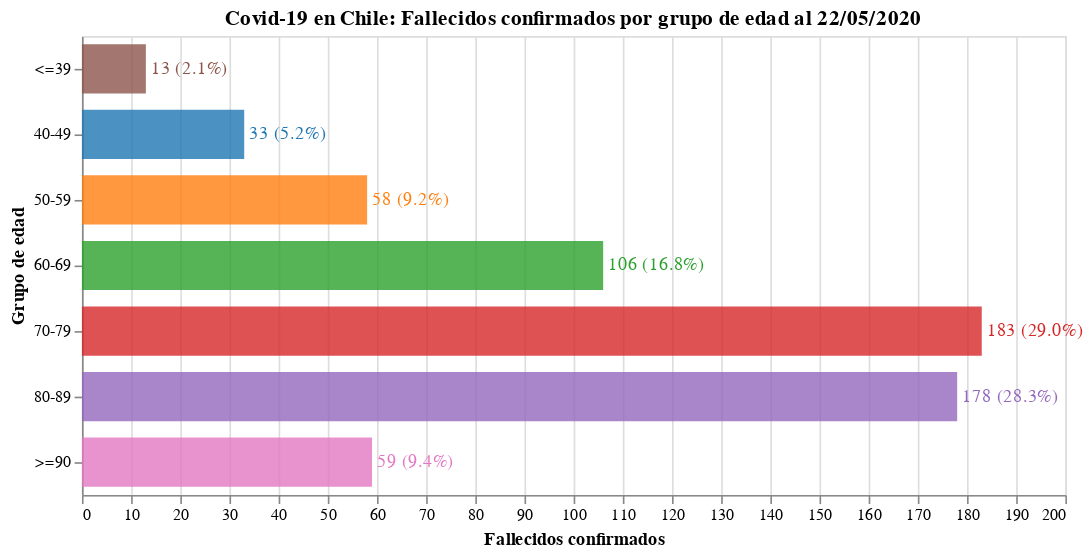

Source (notebook cell):
### Code cell
#hide_input
bars = alt.Chart(deaths.reset_index()).mark_bar(opacity=0.8, size=30).encode(
    x = alt.X('Fallecidos confirmados'),
    y = alt.Y('Grupo de edad', sort=grupo_de_edad),
    tooltip = ['Grupo de edad', 'Fallecidos confirmados', 'Porcentaje'],
    color = alt.Color('Grupo de edad', scale=alt.Scale(scheme='category10'), legend=None),
    order = alt.Order('index:O')
)

text = bars.mark_text(
    align='left',
    baseline='middle',
    dx=3  # Nudges text to right so it doesn't appear on top of the bar
).encode(
    text=alt.Text('Texto')
)

bars.properties(
    title = f"Covid-19 en Chile: Fallecidos confirmados por grupo de edad al {pd.to_datetime(today).strftime('%d/%m/%Y')}",
    width = 600,
    height = alt.Step(40)
) + text

### Figure 1 — Vega-Lite specification as saved in the notebook (floating-point values rounded to 4 significant figures)
{"config": {"view": {"continuousWidth": 400, "continuousHeight": 300}}, "layer": [{"mark": {"type": "bar", "opacity": 0.8, "size": 30}, "encoding": {"color": {"type": "nominal", "field": "Grupo de edad", "legend": null, "scale": {"scheme": "category10"}}, "order": {"type": "ordinal", "field": "index"}, "tooltip": [{"type": "nominal", "field": "Grupo de edad"}, {"type": "quantitative", "field": "Fallecidos confirmados"}, {"type": "quantitative", "field": "Porcentaje"}], "x": {"type": "quantitative", "field": "Fallecidos confirmados"}, "y": {"type": "nominal", "field": "Grupo de edad", "sort": ["<=39", "40-49", "50-59", "60-69", "70-79", "80-89", ">=90"]}}, "height": {"step": 40}, "title": "Covid-19 en Chile: Fallecidos confirmados por grupo de edad al 22/05/2020", "width": 600}, {"mark": {"type": "text", "align": "left", "baseline": "middle", "dx": 3}, "encoding": {"color": {"type": "nominal", "field": "Grupo de edad", "legend": null, "scale": {"scheme": "category10"}}, "order": {"type": "ordinal", "field": "index"}, "text": {"type": "nominal", "field": "Texto"}, "tooltip": [{"type": "nominal", "field": "Grupo de edad"}, {"type": "quantitative", "field": "Fallecidos confirmados"}, {"type": "quantitative", "field": "Porcentaje"}], "x": {"type": "quantitative", "field": "Fallecidos confirmados"}, "y": {"type": "nominal", "field": "Grupo de edad", "sort": ["<=39", "40-49", "50-59", "60-69", "70-79", "80-89", ">=90"]}}}], "data": {"name": "data-de105c64cf52eff5c7cf7ceb4da176d9"}, "$schema": "https://vega.github.io/schema/vega-lite/v4.8.1.json", "datasets": {"data-de105c64cf52eff5c7cf7ceb4da176d9": [{"index": 0, "Grupo de edad": "<=39", "Fallecidos confirmados": 13, "Porcentaje": 2.1, "Texto": "13 (2.1%)"}, {"index": 1, "Grupo de edad": "40-49", "Fallecidos confirmados": 33, "Porcentaje": 5.2, "Texto": "33 (5.2%)"}, {"index": 2, "Grupo de edad": "50-59", "Fallecidos confirmados": 58, "Porcentaje": 9.2, "Texto": "58 (9.2%)"}, {"index": 3, "Grupo de edad": "60-69", "Fallecidos confirmados": 106, "Porcentaje": 16.8, "Texto": "106 (16.8%)"}, {"index": 4, "Grupo de edad": "70-79", "Fallecidos confirmados": 183, "Porcentaje": 29.0, "Texto": "183 (29.0%)"}, {"index": 5, "Grupo de edad": "80-89", "Fallecidos confirmados": 178, "Porcentaje": 28.3, "Texto": "178 (28.3%)"}, {"index": 6, "Grupo de edad": ">=90", "Fallecidos confirmados": 59, "Porcentaje": 9.4, "Texto": "59 (9.4%)"}]}}
